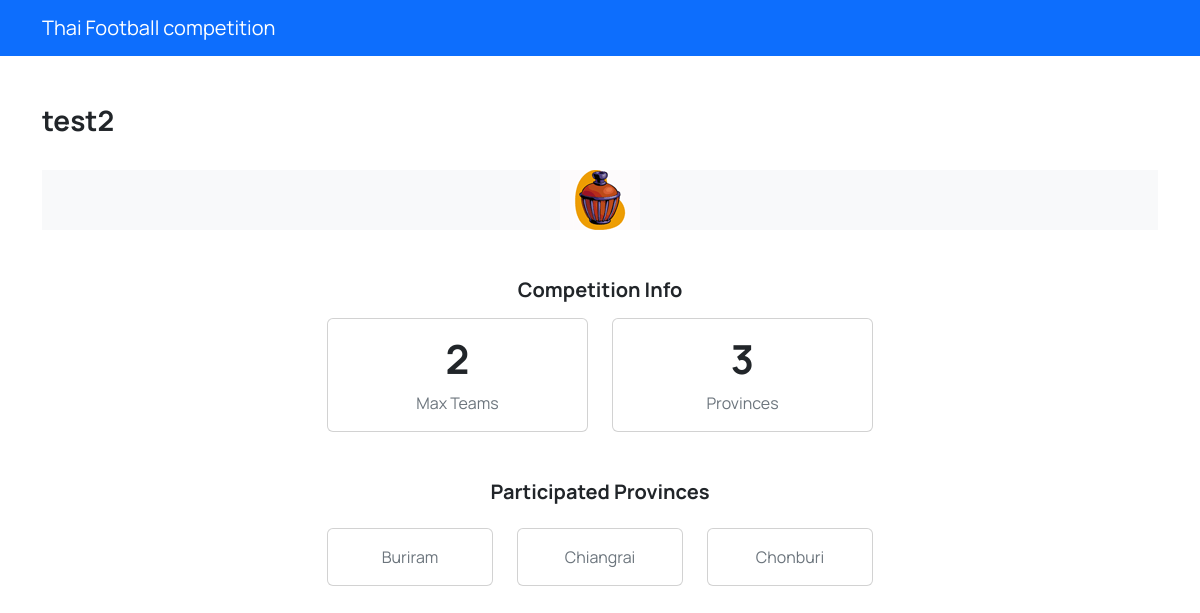
The app's page /competition-detail.php?competition_slug=test2 with its own data.
### tables this page shows
CREATE TABLE `competitions` (
  `id` int(11) NOT NULL,
  `name` varchar(60) NOT NULL,
  `slug` varchar(60) NOT NULL,
  `max_teams` int(11) NOT NULL,
  `banner` text DEFAULT NULL
);

CREATE TABLE `allowed_provinces` (
  `id` int(11) NOT NULL,
  `competitions_id` int(11) NOT NULL,
  `provinces_id` int(11) NOT NULL
);

CREATE TABLE `provinces` (
  `id` int(11) NOT NULL,
  `name` varchar(60) NOT NULL
);

### competition-detail.php (the view, shortened to what this page needs)
<?php
	include_once('connect.php');
?>
	<?php
		$slug = $_GET['competition_slug'];
		$sql = "SELECT c.* , COUNT(ap.provinces_id) as count_provinces FROM competitions as c LEFT JOIN allowed_provinces as ap ON c.id = ap.competitions_id WHERE c.slug = '$slug'";
		$result = $conn->query($sql);
		$competition = mysqli_fetch_array($result);
	?>
<!DOCTYPE html>
<html lang="en">
<head>
  <link rel="stylesheet" href="css/bootstrap.css" />
</head>
<body>
  <nav class="navbar navbar-expand-lg navbar-dark bg-primary">
    <div class="container">
      <a class="navbar-brand" href="competitionlist.php">Thai Football competition</a>
    </div>
  </nav>
  <main class="container py-5">
    <section class="mb-4 d-flex align-items-center justify-content-between">
      <header>
        <h3><?=$competition['name']?></h3>
      </header>
    </section>
    <div class="bg-light text-center">
		<img src="images/<?=$competition['banner']?>" class="img-fluid">
    </div>
    <section class="my-5">
      <header class="text-center mb-3">
        <h5>Competition Info</h5>
      </header>
      <div class="row justify-content-center">
        <div class="col-md-3 col-sm-6">
          <div class="card">
            <div class="card-body text-center py-3">
              <h1><?=$competition['max_teams']?></h1>
              <p class="text-muted mb-0">Max Teams</p>
            </div>
          </div>
        </div>
        <div class="col-md-3 col-sm-6">
          <div class="card">
            <div class="card-body text-center py-3">
              <h1><?=$competition['count_provinces']?></h1>
              <p class="text-muted mb-0">Provinces</p>
            </div>
          </div>
        </div>
      </div>
    </section>
    <section class="my-5">
      <header class="text-center">
        <h5>Participated Provinces</h5>
      </header>
      <div class="row justify-content-center">
		<?php
			$sql = "SELECT * FROM allowed_provinces AS ap INNER JOIN provinces AS p ON ap.provinces_id = p.id WHERE ap.competitions_id = ".$competition['id'];
			$result = $conn->query($sql);
			while($row = mysqli_fetch_array($result)){
		?>
        <div class="col-md-2 col-sm-6 mt-3">
          <div class="card">
            <div class="card-body text-center py-3">
              <span class="text-muted"><?=$row['name']?></span>
            </div>
          </div>
        </div>
		 <?php
			}
		  ?>
      </div>
    </section>
  </main>
</body>
</html>

### records on screen
competitions: name "test2", banner (picture), max_teams "2"
allowed_provinces: provinces.name "Buriram"
allowed_provinces: provinces.name "Chiangrai"
allowed_provinces: provinces.name "Chonburi"

### other values on screen
$competition['count_provinces'] "3"
